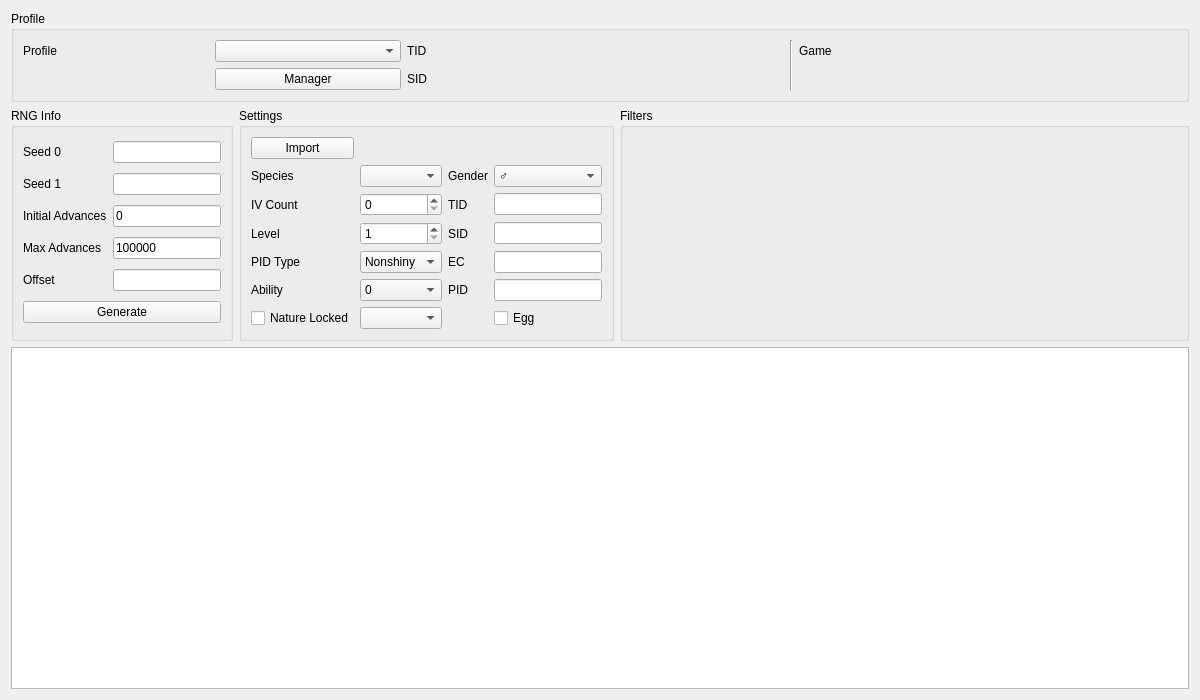
<?xml version="1.0" encoding="UTF-8"?>
<ui version="4.0">
 <class>Event8</class>
 <widget class="QWidget" name="Event8">
  <property name="geometry">
   <rect>
    <x>0</x>
    <y>0</y>
    <width>1200</width>
    <height>700</height>
   </rect>
  </property>
  <property name="windowTitle">
   <string>Gen 8 Event</string>
  </property>
  <layout class="QGridLayout" name="gridLayout_2">
   <item row="0" column="0" colspan="3">
    <widget class="QGroupBox" name="groupBoxProfile">
     <property name="title">
      <string>Profile</string>
     </property>
     <layout class="QGridLayout" name="gridLayout_5">
      <item row="0" column="0">
       <widget class="QLabel" name="labelProfile">
        <property name="text">
         <string>Profile</string>
        </property>
       </widget>
      </item>
      <item row="0" column="1">
       <widget class="QComboBox" name="comboBoxProfiles"/>
      </item>
      <item row="1" column="1">
       <widget class="QPushButton" name="pushButtonProfileManager">
        <property name="text">
         <string>Manager</string>
        </property>
       </widget>
      </item>
      <item row="0" column="2">
       <widget class="QLabel" name="labelProfileTID">
        <property name="text">
         <string>TID</string>
        </property>
       </widget>
      </item>
      <item row="0" column="3">
       <widget class="QLabel" name="labelProfileTIDValue"/>
      </item>
      <item row="1" column="2">
       <widget class="QLabel" name="labelProfileSID">
        <property name="text">
         <string>SID</string>
        </property>
       </widget>
      </item>
      <item row="1" column="3">
       <widget class="QLabel" name="labelProfileSIDValue"/>
      </item>
      <item row="0" column="4" rowspan="2">
       <widget class="Line" name="line_4">
        <property name="orientation">
         <enum>Qt::Vertical</enum>
        </property>
       </widget>
      </item>
      <item row="0" column="5">
       <widget class="QLabel" name="labelProfileGame">
        <property name="text">
         <string>Game</string>
        </property>
       </widget>
      </item>
      <item row="0" column="6">
       <widget class="QLabel" name="labelProfileGameValue"/>
      </item>
     </layout>
    </widget>
   </item>
   <item row="1" column="0">
    <widget class="QGroupBox" name="groupBoxRNGInfo">
     <property name="title">
      <string>RNG Info</string>
     </property>
     <layout class="QGridLayout" name="gridLayout_3">
      <item row="0" column="0">
       <widget class="QLabel" name="labelSeed0">
        <property name="text">
         <string>Seed 0</string>
        </property>
       </widget>
      </item>
      <item row="0" column="1">
       <widget class="TextBox" name="textBoxSeed0"/>
      </item>
      <item row="1" column="0">
       <widget class="QLabel" name="labelSeed1">
        <property name="text">
         <string>Seed 1</string>
        </property>
       </widget>
      </item>
      <item row="1" column="1">
       <widget class="TextBox" name="textBoxSeed1"/>
      </item>
      <item row="2" column="0">
       <widget class="QLabel" name="labelInitialAdvances">
        <property name="text">
         <string>Initial Advances</string>
        </property>
       </widget>
      </item>
      <item row="2" column="1">
       <widget class="TextBox" name="textBoxInitialAdvances">
        <property name="text">
         <string notr="true">0</string>
        </property>
       </widget>
      </item>
      <item row="3" column="0">
       <widget class="QLabel" name="labelMaxAdvances">
        <property name="text">
         <string>Max Advances</string>
        </property>
       </widget>
      </item>
      <item row="3" column="1">
       <widget class="TextBox" name="textBoxMaxAdvances">
        <property name="text">
         <string notr="true">100000</string>
        </property>
       </widget>
      </item>
      <item row="4" column="0">
       <widget class="QLabel" name="labelOffset">
        <property name="text">
         <string>Offset</string>
        </property>
       </widget>
      </item>
      <item row="4" column="1">
       <widget class="TextBox" name="textBoxOffset"/>
      </item>
      <item row="5" column="0" colspan="2">
       <widget class="QPushButton" name="pushButtonGenerate">
        <property name="text">
         <string>Generate</string>
        </property>
       </widget>
      </item>
     </layout>
    </widget>
   </item>
   <item row="1" column="1">
    <widget class="QGroupBox" name="groupBoxSettings">
     <property name="title">
      <string>Settings</string>
     </property>
     <layout class="QGridLayout" name="gridLayout_17">
      <item row="0" column="0">
       <widget class="QPushButton" name="pushButtonImport">
        <property name="text">
         <string>Import</string>
        </property>
       </widget>
      </item>
      <item row="1" column="0">
       <widget class="QLabel" name="labelSpecies">
        <property name="text">
         <string>Species</string>
        </property>
       </widget>
      </item>
      <item row="1" column="1">
       <widget class="ComboBox" name="comboBoxSpecies"/>
      </item>
      <item row="2" column="0">
       <widget class="QLabel" name="labelRandomIVs">
        <property name="text">
         <string>IV Count</string>
        </property>
       </widget>
      </item>
      <item row="2" column="1">
       <widget class="QSpinBox" name="spinBoxRandomIVs">
        <property name="maximum">
         <number>3</number>
        </property>
       </widget>
      </item>
      <item row="3" column="0">
       <widget class="QLabel" name="labelLevel">
        <property name="text">
         <string>Level</string>
        </property>
       </widget>
      </item>
      <item row="3" column="1">
       <widget class="QSpinBox" name="spinBoxLevel">
        <property name="minimum">
         <number>1</number>
        </property>
        <property name="maximum">
         <number>100</number>
        </property>
       </widget>
      </item>
      <item row="4" column="0">
       <widget class="QLabel" name="labelPIDType">
        <property name="text">
         <string>PID Type</string>
        </property>
       </widget>
      </item>
      <item row="4" column="1">
       <widget class="ComboBox" name="comboBoxPIDType">
        <item>
         <property name="text">
          <string>Nonshiny</string>
         </property>
        </item>
        <item>
         <property name="text">
          <string>Random</string>
         </property>
        </item>
        <item>
         <property name="text">
          <string>Star</string>
         </property>
        </item>
        <item>
         <property name="text">
          <string>Square</string>
         </property>
        </item>
        <item>
         <property name="text">
          <string>Static</string>
         </property>
        </item>
       </widget>
      </item>
      <item row="5" column="0">
       <widget class="QLabel" name="labelAbility">
        <property name="text">
         <string>Ability</string>
        </property>
       </widget>
      </item>
      <item row="5" column="1">
       <widget class="QComboBox" name="comboBoxAbility">
        <item>
         <property name="text">
          <string notr="true">0</string>
         </property>
        </item>
        <item>
         <property name="text">
          <string notr="true">1</string>
         </property>
        </item>
        <item>
         <property name="text">
          <string notr="true">H</string>
         </property>
        </item>
        <item>
         <property name="text">
          <string notr="true">1/2</string>
         </property>
        </item>
        <item>
         <property name="text">
          <string notr="true">1/2/H</string>
         </property>
        </item>
       </widget>
      </item>
      <item row="6" column="0">
       <widget class="QCheckBox" name="checkBoxNature">
        <property name="text">
         <string>Nature Locked</string>
        </property>
       </widget>
      </item>
      <item row="6" column="1">
       <widget class="QComboBox" name="comboBoxNature"/>
      </item>
      <item row="1" column="2">
       <widget class="QLabel" name="labelGender">
        <property name="text">
         <string>Gender</string>
        </property>
       </widget>
      </item>
      <item row="1" column="3">
       <widget class="QComboBox" name="comboBoxGender">
        <item>
         <property name="text">
          <string notr="true">♂</string>
         </property>
        </item>
        <item>
         <property name="text">
          <string notr="true">♀</string>
         </property>
        </item>
        <item>
         <property name="text">
          <string notr="true">-</string>
         </property>
        </item>
       </widget>
      </item>
      <item row="2" column="2">
       <widget class="QLabel" name="labelTID">
        <property name="text">
         <string>TID</string>
        </property>
       </widget>
      </item>
      <item row="2" column="3">
       <widget class="TextBox" name="textBoxTID"/>
      </item>
      <item row="3" column="2">
       <widget class="QLabel" name="labelSID">
        <property name="text">
         <string>SID</string>
        </property>
       </widget>
      </item>
      <item row="3" column="3">
       <widget class="TextBox" name="textBoxSID"/>
      </item>
      <item row="4" column="2">
       <widget class="QLabel" name="labelEC">
        <property name="text">
         <string>EC</string>
        </property>
       </widget>
      </item>
      <item row="4" column="3">
       <widget class="TextBox" name="textBoxEC"/>
      </item>
      <item row="5" column="2">
       <widget class="QLabel" name="labelPID">
        <property name="text">
         <string>PID</string>
        </property>
       </widget>
      </item>
      <item row="5" column="3">
       <widget class="TextBox" name="textBoxPID"/>
      </item>
      <item row="6" column="3">
       <widget class="QCheckBox" name="checkBoxEgg">
        <property name="text">
         <string>Egg</string>
        </property>
       </widget>
      </item>
     </layout>
    </widget>
   </item>
   <item row="1" column="2">
    <widget class="QGroupBox" name="groupBoxFilters">
     <property name="sizePolicy">
      <sizepolicy hsizetype="Preferred" vsizetype="Preferred">
       <horstretch>1</horstretch>
       <verstretch>0</verstretch>
      </sizepolicy>
     </property>
     <property name="title">
      <string>Filters</string>
     </property>
     <layout class="QGridLayout" name="gridLayout">
      <item row="0" column="0" rowspan="2">
       <widget class="Filter" name="filter" native="true"/>
      </item>
     </layout>
    </widget>
   </item>
   <item row="2" column="0" colspan="3">
    <widget class="TableView" name="tableView"/>
   </item>
  </layout>
 </widget>
 <customwidgets>
  <customwidget>
   <class>TextBox</class>
   <extends>QLineEdit</extends>
   <header>Form/Controls/TextBox.hpp</header>
  </customwidget>
  <customwidget>
   <class>ComboBox</class>
   <extends>QComboBox</extends>
   <header>Form/Controls/ComboBox.hpp</header>
  </customwidget>
  <customwidget>
   <class>TableView</class>
   <extends>QTableView</extends>
   <header>Form/Controls/TableView.hpp</header>
  </customwidget>
  <customwidget>
   <class>Filter</class>
   <extends>QWidget</extends>
   <header>Form/Controls/Filter.hpp</header>
   <container>1</container>
  </customwidget>
 </customwidgets>
 <tabstops>
  <tabstop>comboBoxProfiles</tabstop>
  <tabstop>pushButtonProfileManager</tabstop>
  <tabstop>textBoxSeed0</tabstop>
  <tabstop>textBoxSeed1</tabstop>
  <tabstop>textBoxInitialAdvances</tabstop>
  <tabstop>textBoxMaxAdvances</tabstop>
  <tabstop>textBoxOffset</tabstop>
  <tabstop>pushButtonGenerate</tabstop>
  <tabstop>pushButtonImport</tabstop>
  <tabstop>comboBoxSpecies</tabstop>
  <tabstop>spinBoxRandomIVs</tabstop>
  <tabstop>spinBoxLevel</tabstop>
  <tabstop>comboBoxPIDType</tabstop>
  <tabstop>comboBoxAbility</tabstop>
  <tabstop>checkBoxNature</tabstop>
  <tabstop>comboBoxNature</tabstop>
  <tabstop>comboBoxGender</tabstop>
  <tabstop>textBoxTID</tabstop>
  <tabstop>textBoxSID</tabstop>
  <tabstop>textBoxEC</tabstop>
  <tabstop>textBoxPID</tabstop>
  <tabstop>checkBoxEgg</tabstop>
  <tabstop>tableView</tabstop>
 </tabstops>
 <resources/>
 <connections/>
</ui>
